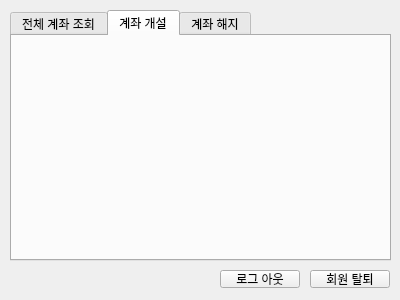
<?xml version="1.0" encoding="UTF-8"?>
<ui version="4.0">
 <class>UserWidget</class>
 <widget class="QWidget" name="UserWidget">
  <property name="geometry">
   <rect>
    <x>0</x>
    <y>0</y>
    <width>400</width>
    <height>300</height>
   </rect>
  </property>
  <property name="windowTitle">
   <string>Form</string>
  </property>
  <widget class="QTabWidget" name="tabWidget">
   <property name="geometry">
    <rect>
     <x>10</x>
     <y>10</y>
     <width>381</width>
     <height>251</height>
    </rect>
   </property>
   <property name="currentIndex">
    <number>1</number>
   </property>
   <widget class="QWidget" name="showAllAccount">
    <attribute name="title">
     <string>전체 계좌 조회</string>
    </attribute>
   </widget>
   <widget class="QWidget" name="makeAccount">
    <attribute name="title">
     <string>계좌 개설</string>
    </attribute>
   </widget>
   <widget class="QWidget" name="deleteAccount">
    <attribute name="title">
     <string>계좌 해지</string>
    </attribute>
   </widget>
  </widget>
  <widget class="QPushButton" name="pushButton">
   <property name="geometry">
    <rect>
     <x>220</x>
     <y>270</y>
     <width>80</width>
     <height>18</height>
    </rect>
   </property>
   <property name="text">
    <string>로그 아웃</string>
   </property>
  </widget>
  <widget class="QPushButton" name="pushButton_2">
   <property name="geometry">
    <rect>
     <x>310</x>
     <y>270</y>
     <width>80</width>
     <height>18</height>
    </rect>
   </property>
   <property name="text">
    <string>회원 탈퇴</string>
   </property>
  </widget>
 </widget>
 <resources/>
 <connections/>
</ui>
